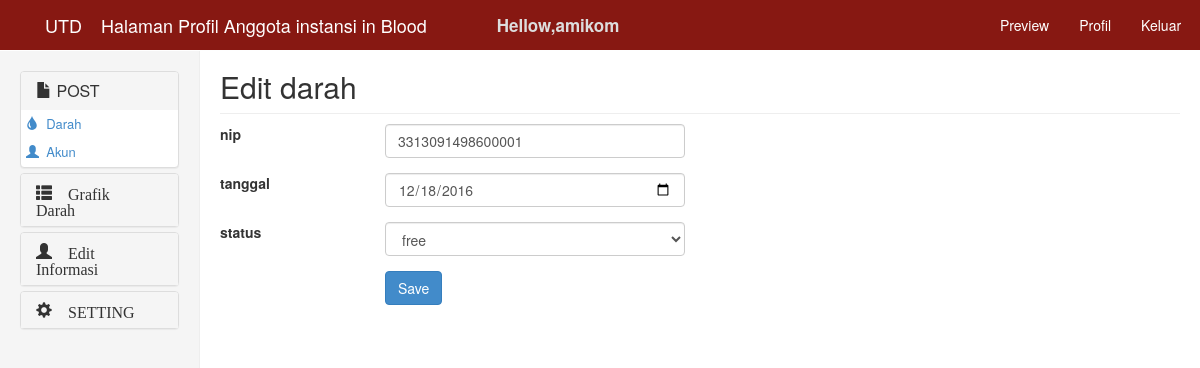
/login/operator?tampil=darah_edit&iddarah=18 (signed in), run on the app's committed database.
### tables this page shows
CREATE TABLE IF NOT EXISTS `darah` (
  `iddarah` int(11) NOT NULL,
  `nip` char(16) NOT NULL,
  `idrs` int(7) NOT NULL,
  `tglmasuk` date NOT NULL,
  `tglexp` date NOT NULL,
  `status` varchar(15) NOT NULL,
  `statusex` varchar(2) NOT NULL
);

### login/operator/darah/darah_edit.php (the view, shortened to what this page needs)
<?php
	$tampil = mysqli_query($koneksi, "SELECT * FROM darah WHERE iddarah='$_GET[iddarah]'") or die(mysql_error());
	$data  	= mysqli_fetch_array($tampil);
?>
<h2 class="sub-header">Edit darah</h2>
<form name="edit" method="post" action="?tampil=darah_editproses" enctype="multipart/form-data" class="form-horizontal">
		<div class="form-group">
			<label class="label-control col-md-2">nip</label>
			<div class="col-md-4"> <input type="text" class="form-control" name="nip" minlength="16" maxlength="16"size="50" value="<?= $data['nip']; ?>"></div>
		</div>
		<div class="form-group">
			<label class="label-control col-md-2">tanggal</label>
			<div class="col-md-4">
			<input type="date" class="form-control" name="tanggal" size="50" value="<?= $data['tglmasuk']; ?>"></div>
		</div>
		<div class="form-group">
			<label class="label-control col-md-2">status</label>
			<div class="col-md-4">
				<select name="status" class="form-control" >
					<option value="<?= $data['status']; ?>"><?= $data['status']; ?></option>
				</select>
			</div>
		</div>
		<div class="form-group">
			<label class="label-control col-md-2"></label>
			<div class="col-md-4"> <input onclick="return konfirmasisave()"type="submit" name="edit" value="Save" class="btn btn-primary"></div>
		</div>
</form>

### css/admin.css (style rules this page uses)
.sub-header { margin-top: 50px; padding-bottom: 10px; border-bottom: 1px solid #eee; }

### data on the page
darah: nip "3313091498600001", tanggal "12/18/2016", status "free"

### other printed values
$_SESSION['username'] "amikom"
